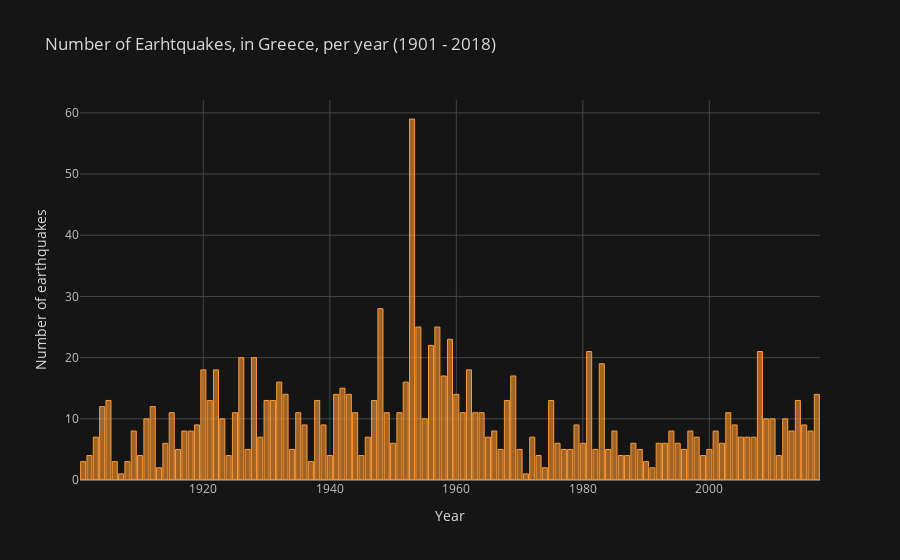

The notebook cell saved with this chart:
### Code cell
annual_nbr.iplot(kind = 'bar', theme = 'solar', 
                 title = 'Number of Earhtquakes, in Greece, per year (1901 - 2018)', 
                 xTitle = 'Year', yTitle = 'Number of earthquakes')

### Figure 1 — Plotly figure (JSON) as saved in the notebook; plotly's stock layout.template omitted (floating-point values rounded to 4 significant figures)
{"data": [{"marker": {"color": "rgba(255, 153, 51, 0.6)", "line": {"color": "rgba(255, 153, 51, 1.0)", "width": 1}}, "name": "None", "orientation": "v", "text": "", "x": [1901, 1902, 1903, 1904, 1905, 1906, 1907, 1908, 1909, 1910, 1911, 1912, 1913, 1914, 1915, 1916, 1917, 1918, 1919, 1920, 1921, 1922, 1923, 1924, 1925, 1926, 1927, 1928, 1929, 1930, 1931, 1932, 1933, 1934, 1935, 1936, 1937, 1938, 1939, 1940, 1941, 1942, 1943, 1944, 1945, 1946, 1947, 1948, 1949, 1950, 1951, 1952, 1953, 1954, 1955, 1956, 1957, 1958, 1959, 1960, 1961, 1962, 1963, 1964, 1965, 1966, 1967, 1968, 1969, 1970, 1971, 1972, 1973, 1974, 1975, 1976, 1977, 1978, 1979, 1980, 1981, 1982, 1983, 1984, 1985, 1986, 1987, 1988, 1989, 1990, 1991, 1992, 1993, 1994, 1995, 1996, 1997, 1998, 1999, 2000, 2001, 2002, 2003, 2004, 2005, 2006, 2007, 2008, 2009, 2010, 2011, 2012, 2013, 2014, 2015, 2016, 2017], "y": [3, 4, 7, 12, 13, 3, 1, 3, 8, 4, 10, 12, 2, 6, 11, 5, 8, 8, 9, 18, 13, 18, 10, 4, 11, 20, 5, 20, 7, 13, 13, 16, 14, 5, 11, 9, 3, 13, 9, 4, 14, 15, 14, 11, 4, 7, 13, 28, 11, 6, 11, 16, 59, 25, 10, 22, 25, 17, 23, 14, 11, 18, 11, 11, 7, 8, 5, 13, 17, 5, 1, 7, 4, 2, 13, 6, 5, 5, 9, 6, 21, 5, 19, 5, 8, 4, 4, 6, 5, 3, 2, 6, 6, 8, 6, 5, 8, 7, 4, 5, 8, 6, 11, 9, 7, 7, 7, 21, 10, 10, 4, 10, 8, 13, 9, 8, 14], "type": "bar"}], "layout": {"legend": {"bgcolor": "#151516", "font": {"color": "#D9D9D9"}}, "paper_bgcolor": "#151516", "plot_bgcolor": "#151516", "title": {"font": {"color": "#D9D9D9"}, "text": "Number of Earhtquakes, in Greece, per year (1901 - 2018)"}, "xaxis": {"gridcolor": "#434343", "showgrid": true, "tickfont": {"color": "#C2C2C2"}, "title": {"font": {"color": "#D9D9D9"}, "text": "Year"}, "zerolinecolor": "#666570", "type": "linear", "range": [1900.0, 2018.0], "autorange": true}, "yaxis": {"gridcolor": "#434343", "showgrid": true, "tickfont": {"color": "#C2C2C2"}, "title": {"font": {"color": "#D9D9D9"}, "text": "Number of earthquakes"}, "zerolinecolor": "#666570", "type": "linear", "range": [0, 62.11], "autorange": true}, "autosize": true}}
